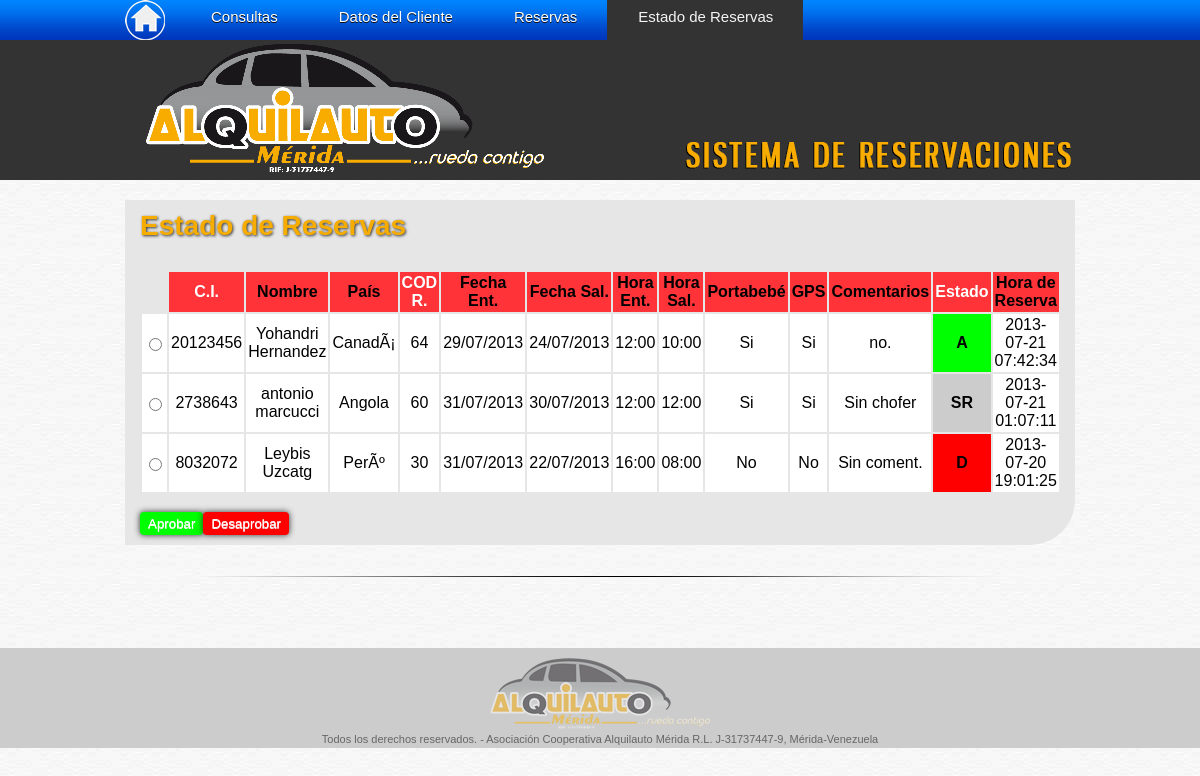
/admin/consultas/e-svehiculos/index.php, run on the app's committed database.
### tables this page shows
CREATE TABLE IF NOT EXISTS `cliente` (
  `cedula_c` int(10) NOT NULL,
  `nombre_c` text NOT NULL,
  `email_c` varchar(30) NOT NULL,
  `pais_c` text NOT NULL,
  `telefono_c` int(21) NOT NULL,
  PRIMARY KEY (`cedula_c`)
);

CREATE TABLE IF NOT EXISTS `reserva` (
  `codigo_r` int(14) NOT NULL AUTO_INCREMENT,
  `cedula_c` int(10) NOT NULL,
  `codigo_v` int(8) NOT NULL,
  `fecha_e_r` varchar(11) NOT NULL,
  `fecha_s_r` varchar(11) NOT NULL,
  `hora_e_r` varchar(7) NOT NULL,
  `hora_s_r` varchar(7) NOT NULL,
  `portabebe_r` text NOT NULL,
  `gps_r` text NOT NULL,
  `coment_r` varchar(255) NOT NULL,
  `precio_r` varchar(12) NOT NULL,
  `estado_r` varchar(12) NOT NULL,
  `horaReserva_r` timestamp NOT NULL DEFAULT CURRENT_TIMESTAMP,
  PRIMARY KEY (`codigo_r`)
);

### admin/consultas/e-svehiculos/index.php (the view, shortened to what this page needs)
<!DOCTYPE html PUBLIC "-//W3C//DTD XHTML 1.0 Transitional//EN" "http://www.w3.org/TR/xhtml1/DTD/xhtml1-transitional.dtd">
<html xmlns="http://www.w3.org/1999/xhtml">
<head>
<link type="text/css" rel="stylesheet" href="../../../css/estilos.css" media="screen"/>
</head>
<body>
<div id="menu">
  <ul>
  <li><img src="../../../img/home.png" width="40" height="40" style="padding-right:15px;cursor:pointer;" title="Inicio" onclick="location.href='/admin'" /></li>
    <li><a href="../index.php">Consultas</a></li>
    <li><a href="../datoscliente">Datos del Cliente</a></li>
    <li><a href="../reservas">Reservas</a></li>
    <li><a href="../e-svehiculos" id="activo">Estado de Reservas</a></li>
  </ul>
</div>
<div id="fondo"/>
<div id="cabecera">
  <div id="logo">
  	<a href="http://www.alquilauto.com.ve" title="Alquilauto Mérida">
    	<img src="../../../img/logo-alquilauto.png" style="border:none"/>
    </a>
  </div>
</div>
<div id="pagina">
<div class="cont" style="margin-top:20px;">
  <h2>Estado de Reservas</h2>
  <br />
  <?php
  include ('../../../conexion.php');
		$consulta="SELECT c.cedula_c,c.nombre_c,c.pais_c,r.codigo_r,r.fecha_e_r,r.fecha_s_r,r.hora_e_r,r.hora_s_r,r.portabebe_r,r.gps_r,r.coment_r,r.estado_r,r.horaReserva_r FROM cliente AS c, reserva AS r WHERE c.cedula_c=r.cedula_c ORDER BY r.horaReserva_r DESC";
		$resultado= mysqli_query($link,$consulta);
		$i=0;
		echo" <form onsubmit='return validar();' method='post' name='form1' action='cambiarEstado.php' >";
			echo "<table border='0' cellpadding='2'><tr align='center'><th   align='center' ></th><th   align='center' bgcolor='#FF3338'><font color='#FFF'>C.I.</font></th><th  align='center' bgcolor='#FF3338'>Nombre</th><th   align='center' bgcolor='#FF3338'>País</th><th   align='center' bgcolor='#FF3338'><font color='#FFF'>COD R.</font></th><th   align='center' bgcolor='#FF3338'>Fecha Ent.</th><th   align='center' bgcolor='#FF3338'>Fecha Sal.</th><th   align='center' bgcolor='#FF3338'>Hora Ent.</th><th   align='center' bgcolor='#FF3338'>Hora Sal.</th><th   align='center' bgcolor='#FF3338'>Portabebé</th><th   align='center' bgcolor='#FF3338'>GPS</th><th   align='center' bgcolor='#FF3338'>Comentarios</th><th   align='center' bgcolor='#FF3338'><font color='#FFF'>Estado</font></th><th   align='center' bgcolor='#FF3338'>Hora de Reserva";
while ($fila= mysqli_fetch_row($resultado)){
	if($i%13==0){
					echo "<tr style='background: #fff; font-weight: normal;'>";
				}else {
						echo "<tr style='background: #fff; font-weight: normal;'>";
					}
				echo "<th style='background: #fff; font-weight: normal;'><input type='radio' name='check_r' id='check_r' value='".$fila[0]."'></th>";
				echo "<th style='font-weight: normal;'>";
				echo $fila[0];
				echo "</th>";
				echo "<th style='font-weight: normal;'>";
				echo $fila[1];
				echo "</th>";
				echo "<th style='font-weight: normal;'>";
				echo $fila[2];
				echo "</th>";
				echo "<th style='font-weight: normal;'>";
				echo $fila[3];
				echo "</th>";
				echo "<th style='font-weight: normal;'>";
				echo $fila[4];
				echo "</th>";
				echo "<th style='font-weight: normal;'>";
				echo $fila[5];
				echo "</th>";
				echo "<th style='font-weight: normal;'>";
				echo $fila[6];
				echo "</th>";
				echo "<th style='font-weight: normal;'>";
				echo $fila[7];
				echo "</th>";
				echo "<th style='font-weight: normal;'>";
				echo $fila[8];
				echo "</th>";
				echo "<th style='font-weight: normal;'>";
				echo $fila[9];
				echo "</th>";
				echo "<th style='font-weight: normal;'>";
				echo $fila[10];
				echo "</th>";
				if($fila[11]=='A'){
					$bg='#00ff00';
				}
				elseif ($fila[11]=='D'){
					$bg='#ff0000';
				}
				elseif ($fila[11]=='SR'){
					$bg='#ccc';
				}
				echo "<th style='font-weight: normal;background-color:$bg;'><strong>";
				echo $fila[11];
				echo "</strong></th>";
				echo "<th style='font-weight: normal;'>";
				echo $fila[12];
				echo "</th>";
				echo "</tr>";
				$i++;
			}
			echo "</table>";
echo "<br/>";
echo"<input type='submit' style='background: #00ff00;color:#fff' name='aprobarB' value='Aprobar' class='boton'></td>";
echo"<input type='submit' name='desaprobarB' value='Desaprobar' class='boton' style='background:#ff0000;color:#fff'></td>";
echo"</form>";
?>
</div>
</div>
<div> <img src="../../../img/sepa.png" id="sepa" /> </div>
<div id="pie">
<div id="logo-pie">
</div>
<a name="legal" id="legal">Todos los derechos reservados. - Asociación Cooperativa Alquilauto Mérida R.L. J-31737447-9, Mérida-Venezuela</a></div>
</body>
</html>

### css/estilos.css (style rules this page uses)
body { margin:0; padding:0; background:#fff url(../img/bg.jpg) repeat; font-family:"Trebuchet MS", Arial, Helvetica, sans-serif; overflow-x:hidden; }
a { color:#F7AC00; text-decoration:none; }
h2 { font-size:28px; color: #F7AC00; margin:0; padding-bottom:10px; text-shadow: 1px 1px 3px #333; -moz-text-shadow: 1px 1px 3px #333; -o-text-shadow: 1px 1px 3px #333; -webkit-text-shadow: 1px 1px 3px #333; }
#fondo { margin:0 auto; padding:0; height:140px; width:100%; background:#333; z-index:-10000; }
#cabecera { width:950px; height:140px; margin:0 auto; position:relative; }
#logo { background:no-repeat left top; width:400px; border:none; margin:3px 0 0 5px; position:absolute; height: 130px; }
#menu { width:100%; height:40px; background: url(../img/nav.jpg) repeat-x left top; margin:0 auto; }
#menu ul, li { list-style-type: none; }
#menu ul { margin:0 auto; padding: 0; width:950px; }
#menu li { float:left; position:relative; display:block; }
#menu a { text-decoration: none; color: #fff; text-shadow:0px 1px 0px #111; -moz-text-shadow:0px 1px 0px #111; -o-text-shadow:0px 1px 0px #111; -webkit-text-shadow:0px 1px 0px #111; font-weight: normal; background:#F7AC00 url(../img/sepnav.jpg) no-repeat right top, url(../img/nav.jpg) repeat-x left top; display: block; padding:8px 30px 0 31px; text-align: center; font-size:15px; height:32px; border:none; transition-property:background, color; transition:ease-out 0.4s; transition-delay:0s; -webkit-transition-property:background, color; -webkit-transition:ease-out 0.4s; -webkit-transition-delay:0s; -moz-transition-property:background, color; -moz-transition:ease-out 0.4s; -moz-transition-delay:0s; }
#menu #activo { transition:ease-out 0.4s; background: #333; color:#f4f4f4; text-shadow:none; transition-delay:0s; -webkit-transition-property:background, color; -webkit-transition:ease-out 0.4s; -webkit-transition-delay:0s; -moz-transition-property:background, color; -moz-transition:ease-out 0.4s; -moz-transition-delay:0s; }
#pagina { width:950px; height:595px; top:0; position:relative; margin:0 auto; padding:0; background:#fff url(../img/bg.jpg) repeat; }
.cont { background:#E6E6E6; padding:10px 15px; border-bottom-right-radius:45px; }
.boton { background:#F7AC00; border-radius:4px; cursor:pointer; border:none; padding:4px 8px; color:#333; text-shadow:0px 1px 0px #F2F2F2; -moz-text-shadow:0px 1px 0px #F2F2F2; -o-text-shadow:0px 1px 0px #F2F2F2; -webkit-text-shadow:0px 1px 0px #F2F2F2; box-shadow:0px 0px 6px #333; -moz-box-shadow:0px 0px 6px #333; -o-box-shadow:0px 0px 6px #333; -webkit-box-shadow:0px 0px 6px #333; }
#sepa { width:800px; height:3px; bottom:70px; display:block; position:relative; margin:0 auto; }
#pie { width:100%; height:100px; top:0; position:relative; margin:0 auto; padding:0; background:#ccc; text-align: center; clip: rect(auto,auto,0px,auto); }
#legal { margin:0 auto; text-align: center; position:relative; font-size: 11px; color: #666; top:10px; }
#logo-pie { background:url(../img/logo-pie.png) no-repeat; width:220px; height:75px; margin:0 auto; position:relative; top:10px; opacity:0.5; }

### admin/consultas/e-svehiculos/index.php (style rules this page uses)
#pagina,#reserva-ahora,.cont { height:auto; }
#reserva-ahora,.cont { margin-bottom:100px; }

### data on the page
cliente: cedula_c "20123456", nombre_c "Yohandri Hernandez", pais_c "CanadÃ¡", reserva.codigo_r "64", reserva.fecha_e_r "29/07/2013", reserva.fecha_s_r "24/07/2013", reserva.hora_e_r "12:00", reserva.hora_s_r "10:00", reserva.portabebe_r "Si", reserva.gps_r "Si", reserva.coment_r "no.", reserva.estado_r "A", reserva.horaReserva_r "2013-07-21 07:42:34"
cliente: cedula_c "2738643", nombre_c "antonio marcucci", pais_c "Angola", reserva.codigo_r "60", reserva.fecha_e_r "31/07/2013", reserva.fecha_s_r "30/07/2013", reserva.hora_e_r "12:00", reserva.hora_s_r "12:00", reserva.portabebe_r "Si", reserva.gps_r "Si", reserva.coment_r "Sin chofer", reserva.estado_r "SR", reserva.horaReserva_r "2013-07-21 01:07:11"
cliente: cedula_c "8032072", nombre_c "Leybis Uzcatg", pais_c "PerÃº", reserva.codigo_r "30", reserva.fecha_e_r "31/07/2013", reserva.fecha_s_r "22/07/2013", reserva.hora_e_r "16:00", reserva.hora_s_r "08:00", reserva.portabebe_r "No", reserva.gps_r "No", reserva.coment_r "Sin coment.", reserva.estado_r "D", reserva.horaReserva_r "2013-07-20 19:01:25"
